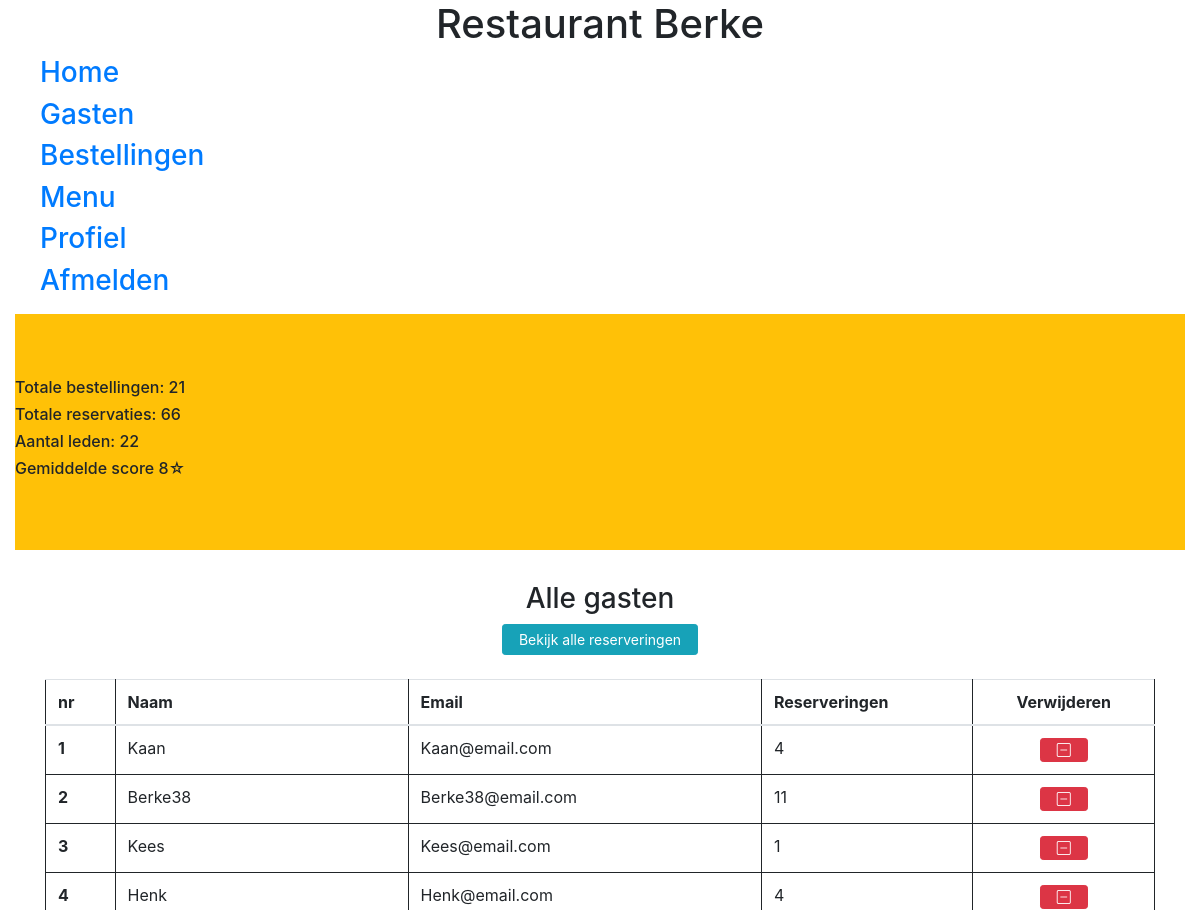
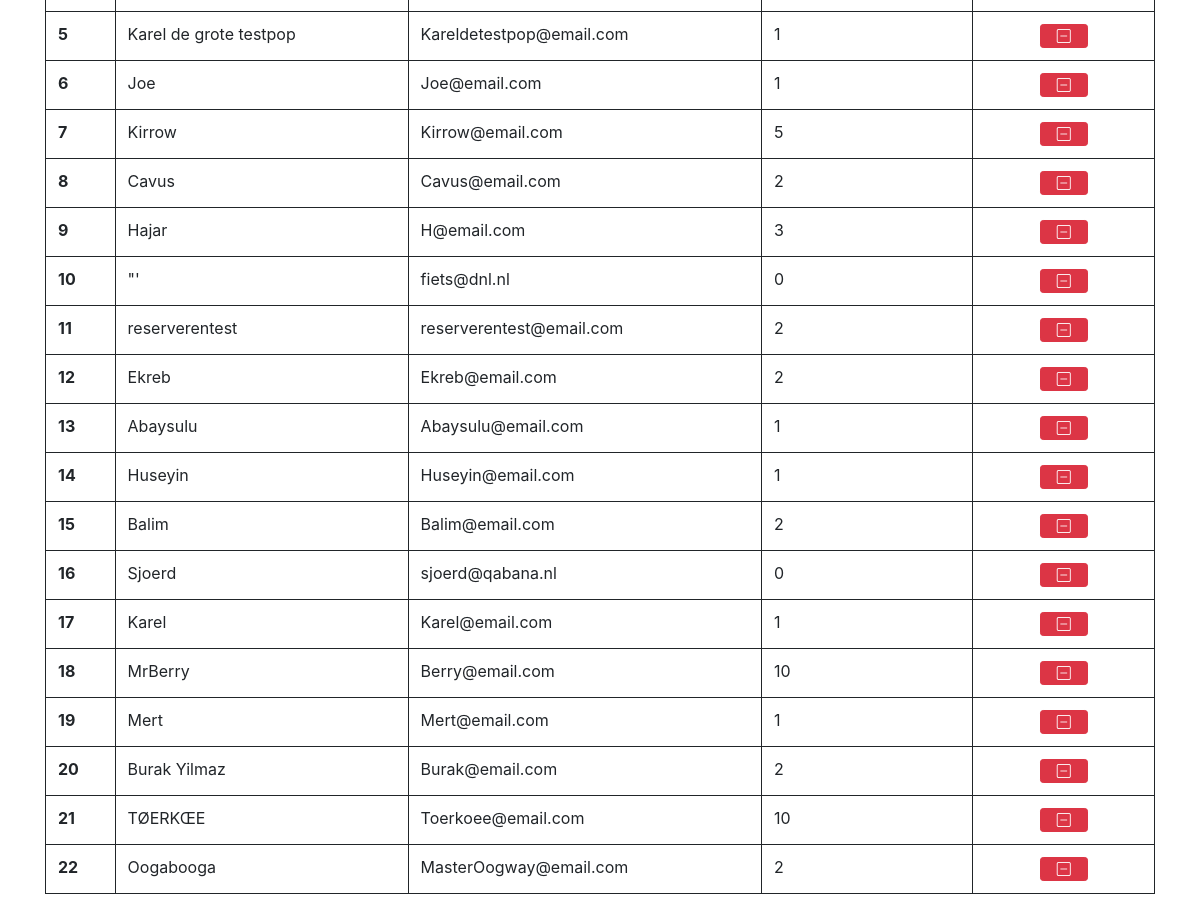
/guestbook/assets/admin/beheer.php (signed in), run on an earlier commit of the app's database (2 pictures, top to bottom).
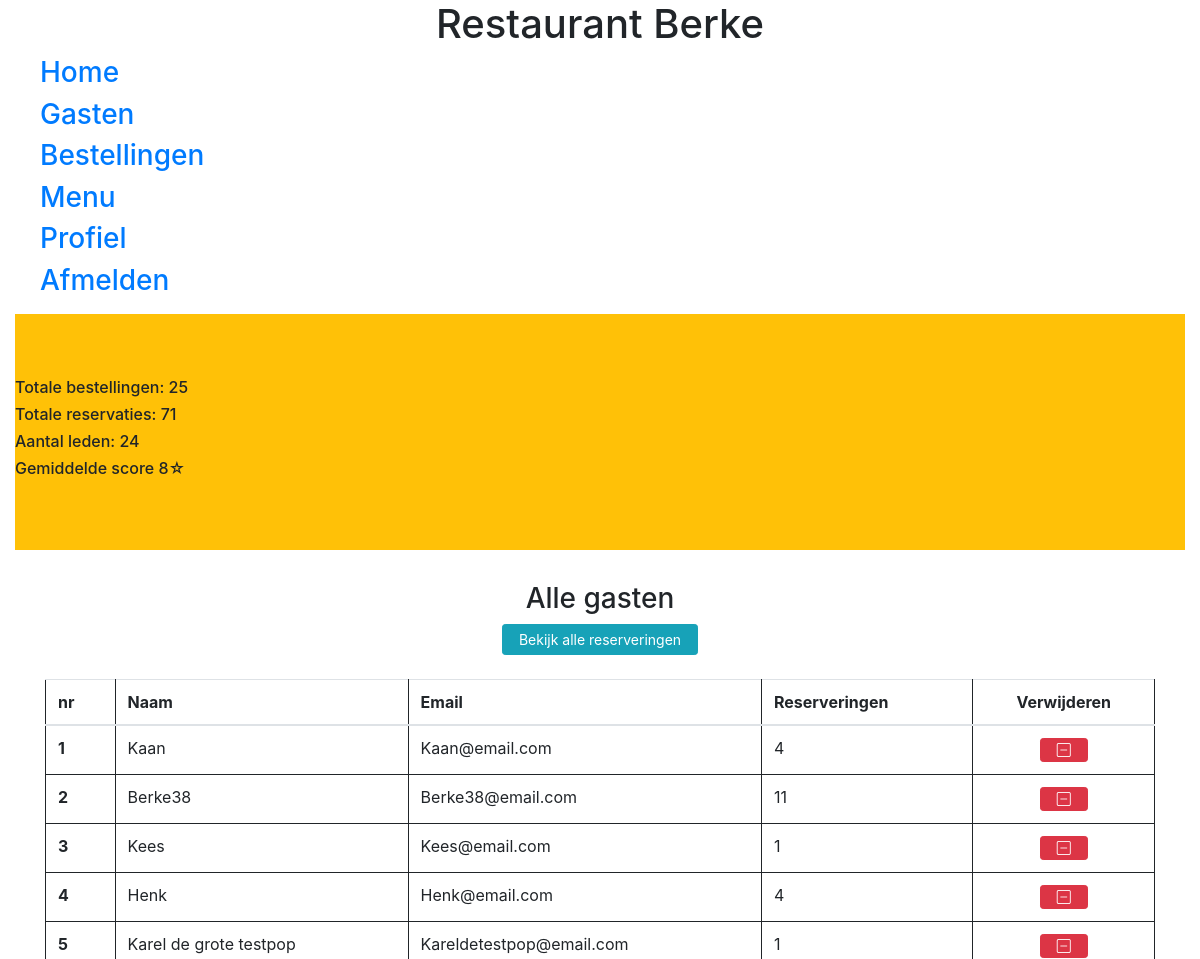
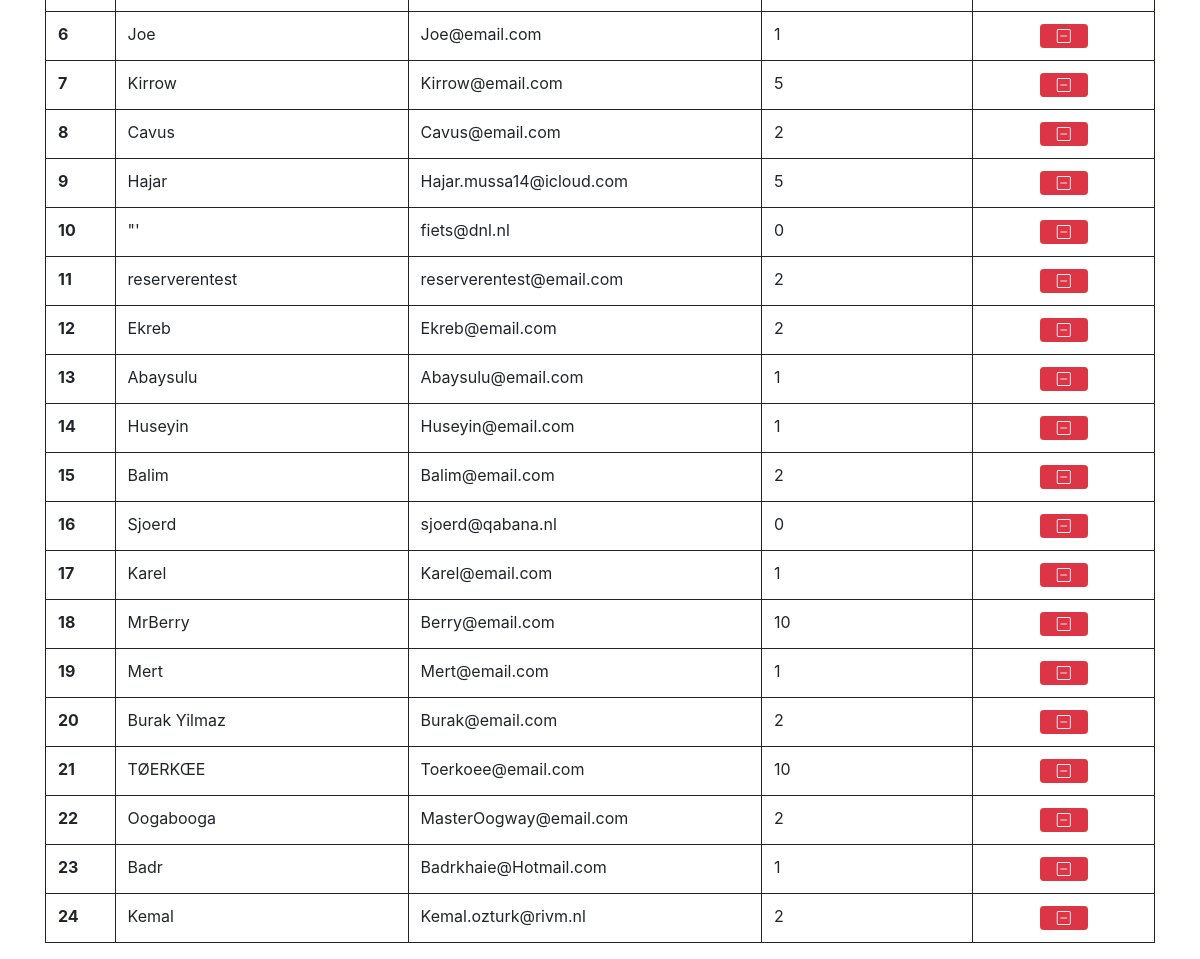
And on a later commit of the database (2 pictures, top to bottom).
### tables this page shows
CREATE TABLE `user` (
  `id` int(11) NOT NULL,
  `name` varchar(255) NOT NULL,
  `email` varchar(255) NOT NULL,
  `password` varchar(255) NOT NULL,
  `reservations` int(11) DEFAULT 0,
  `adres` varchar(255) NOT NULL,
  `role` varchar(255) NOT NULL
);

### guestbook/assets/functions/admin_functions.php (the view, shortened to what this page needs)
<html>
<link rel="stylesheet" href="../css/style.css">
<link rel="stylesheet" href="https://cdn.jsdelivr.net/npm/bootstrap-icons@1.6.0/font/bootstrap-icons.css">
</html>
<?php
require_once('config.php');
function showMembers(){
    global $pdo;
    $sql = "SELECT * FROM `user` WHERE role='member'";
    $sth = $pdo->prepare($sql);
    $sth->setFetchMode(PDO::FETCH_CLASS, 'User');
    $sth->execute();
    $users = $sth->fetchAll();
    echo"
        <table class='table align-middle'>
    <thead>
    <tr>
        <th scope='col'>nr</th>
        <th scope='col'>Naam</th>
        <th scope='col'>Email</th>
        <th scope='col'>Reserveringen</th>
        <th scope='col' class='text-center'>Verwijderen</th>
    </tr>
    </thead>
    <tbody>";
    $count=1;
    foreach($users as $user):
        echo"<tr>
            <th scope='row'>" . $count++ . "</th>
            <td>" . $user->name . "</td>
            <td>" . $user->email . "</td>
            <td>" . $user->reservations . "</td>
            <td class='text-center'>
                <a type='button' class='btn btn-danger btn-sm px-3' href='../admin/delete.php?id=" . $user->id . "'>
                    <i class='bi bi-dash-square'></i>
                </a>
            </td>
        </tr>";
    endforeach;
    echo"</tbody>
</table>";
}
                ?>

### guestbook/assets/functions/functions.php (shortened to what this page needs)
<html>
<link rel="stylesheet" href="../css/style.css">
</html>
<?php
include_once('config.php');
function countReservations(){
    global $pdo;
    $numberOfReservations = 0;
    $sql = $pdo->prepare("SELECT * FROM reservation ORDER BY date DESC");
    $sql->execute();
    $result = $sql->fetchAll(PDO::FETCH_ASSOC);
    foreach ($result as $data) {
        $numberOfReservations++;
    }
    echo "<h6>Totale reservaties: " . $numberOfReservations . "</h6>";
}
function countMembers(){
    global $pdo;
    $numberOfMembers = 0;
    $role = "member";
    $sql = $pdo->prepare("SELECT * FROM user WHERE `role`=:r");
    $sql->bindValue(":r", $role);
    $sql->execute();
    $result = $sql->fetchAll(PDO::FETCH_ASSOC);
    foreach ($result as $data){
        $numberOfMembers++;
    }
    echo "<h6>Aantal leden: " . $numberOfMembers . "</h6>";
}
function calculateScore(){
    global $pdo;
    $total = 0;
    $amount = 0;
    $sql = $pdo->prepare("SELECT * FROM review");
    $sql->execute();
    $result = $sql->fetchAll(PDO::FETCH_ASSOC);
    foreach ($result as $data){
        $total += $data['stars'];
        $amount++;
    }
    $average = $total / $amount;
    echo "<h6>Gemiddelde score " . round($average, 0) . "☆</h6>";
}
function countOrders(){
    global $pdo;
    $numberOfOrders = 0;
    $sql = $pdo->prepare("SELECT * FROM bestelling");
    $sql->execute();
    $result = $sql->fetchAll(PDO::FETCH_ASSOC);
    foreach ($result as $data) {
        $numberOfOrders++;
    }
    echo "<h6>Totale bestellingen: " . $numberOfOrders . "</h6>";
}

### guestbook/assets/functions/login_functions.php (shortened to what this page needs)
<html>
<link rel="stylesheet" href="../css/style.css">
</html>

### guestbook/assets/admin/adminStructure.php (shortened to what this page needs)
<?php
include_once('../functions/functions.php');
include_once('../functions/login_functions.php');
include_once('../functions/admin_functions.php');
?>
<!DOCTYPE html>
<html lang="en">
<head>
    <link rel="stylesheet" href="../css/style.css">
    <link rel="stylesheet" href="https://cdn.jsdelivr.net/npm/bootstrap@4.3.1/dist/css/bootstrap.min.css">
</head>
<h1 class="text-center">Restaurant Berke</h1>
<ul>
    <h3><a href="../admin/adminHome.php">Home</a></h3>
    <h3><a href="../admin/beheer.php">Gasten</a></h3>
    <h3><a href="../admin/showOrder.php">Bestellingen</a></h3>
    <h3><a href="../admin/adminMenu.php">Menu</a></h3>
    <h3><a href="../admin/profile.php">Profiel</a></h3>
    <h3><a href="../functions/logout.php">Afmelden</a></h3>
</ul>
<div class="container-fluid">
    <div class="jumbotron jumbotron-fluid bg-warning">
        <?= countOrders(); ?>
        <?= countReservations(); ?>
        <?= countMembers(); ?>
        <?= calculateScore(); ?>
    </div>
</div>

### guestbook/assets/admin/beheer.php
<?php
include_once("./adminStructure.php");
?>
<html>
<div class="container">
    <h3 class="text-center">Alle gasten</h3>
    <center>
        <a type="button" class="btn btn-info btn-sm px-3" href="../admin/showReservation.php">Bekijk alle reserveringen</a>
    </center>
    <br>
    <?= showMembers();?>
</div>
</html>

### guestbook/assets/css/style.css (style rules this page uses)
table, th, td { border: 1px solid; }

What changed in the data, as far as the page shows it:
changed user "Hajar": email "H@email.com" → "Hajar.mussa14@icloud.com"; reservations "3" → "5"
added user: name "Badr", email "Badrkhaie@Hotmail.com", reservations "1"
added user: name "Kemal", email "Kemal.ozturk@rivm.nl", reservations "2"
Also different on the page:
$numberOfOrders: "21" → "25"
$numberOfReservations: "66" → "71"
$numberOfMembers: "22" → "24"
